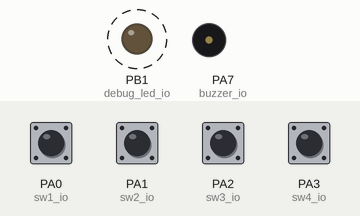
The program below on a simulated ATtiny84, built with avr-gcc and emulated at 8 MHz. Parts: output pins drawn as LEDs (lit = HIGH), buzzer (waves = sounding, pin HIGH). Dashed ring = blinking. The test bench sets the inputs (shaded band); at power-on: PA0 (sw1_io), PA1 (sw2_io), PA2 (sw3_io), PA3 (sw4_io) HIGH. Pins used as bus, display or sensor lines are not drawn.

Above: at 1.2 s.
1.3 s: PA1 (sw2_io) pulled LOW for 1 s
8.4 s: PA3 (sw4_io) pulled LOW for 1 s
12.4 s: PA0 (sw1_io) pulled LOW for 1 s
16.4 s: PA1 (sw2_io) pulled LOW for 1 s
20.4 s: PA2 (sw3_io) pulled LOW for 1 s
Timing chart, 0 to 25.4 s (numbered marks = the images above; inputs shaded):
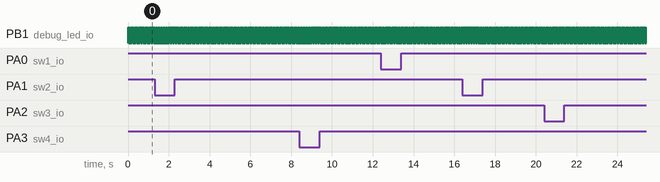

Measured:
- by itself, PB1 (debug_led_io): alternates HIGH for 0.03 s and LOW for 0.03 s

The program:

main.c
```c
// (licence header left out)
/*
 * Function
 * ========
 *
 * The ATtiny84A controls two SSRs (solid-state relays) connected to hydro pumps:
 *   - Circulation pump (CP) - a smaller pump used to cycle water through the system
 *   - Purge pump (PP) - a larger pump used intermittently to force air out of the system
 *
 * In addition, a piezoelectric buzzer is also controlled.
 *
 * Communication between the ATtiny84 and the main controller (ESP32) is via the I2C bus.
 * The ATtiny84A implements an I2C slave, and responds to commands sent by the I2C master (ESP32).
 *
 * Due to limitations of the I2C Slave library, the results of a write must be queried by
 * a separate read transaction. It is not possible to combine a write and a read in a single
 * transaction (e.g. SMBus Read/Write Byte protocol) with this library. Use SMBus Send/Receive Byte
 * protocols instead.
 *
 * Four switches are used to provide a user-accessible interface to the system:
 *
 *   - CP Mode (auto/man)
 *   - CP Man (on/off)
 *   - PP Mode (auto/man)
 *   - PP Man (on/off)
 *
 * Therefore each SSR has two corresponding switches. When the Mode switch for an SSR is in the AUTO
 * position, the ESP32 can request a state change (i.e. turn the SSR on or off) and the ATtiny84A
 * will actuate the change. However if the Mode switch is in the MAN (manual) position, the ATtiny84A
 * will ignore ESP32 requests and use the position of the MAN switch to control the SSR. Therefore the
 * MAN switch provides a manual override of the ESP32 when required.
 *
 * Additionally, a piezoelectric buzzer can be turned on or off.
 *
 * I2C Registers
 * =============
 *
 * See registers.h for detailed description of each supported register.
 *
 * To set the value of a register:
 *   - Send two bytes (register address, register value)
 *
 * To read the value of a register:
 *   - Send one byte (register address),
 *   - Receive read 1 byte
 *
 *
 * ATtiny84 Configuration
 * ======================
 *
 * Clock output on PORTB2 must be disabled (clear Low Fuse bit 6).
 */


#ifndef F_CPU
#  error "F_CPU undefined"
#endif

#include <avr/io.h>
#include <util/delay.h>                // for _delay_ms()
#include <stdbool.h>

#include "registers.h"
#include "usitwislave/usitwislave.h"

#define I2C_ADDRESS 0x44

static uint8_t register_addr = 255;
static uint8_t registers[NUM_REGISTERS] = { 0x00, 0x00 };

// SSR "actual" states
static uint8_t ssr1 = 0;
static uint8_t ssr2 = 0;


// I/O
typedef struct
{
    volatile uint8_t * port;
    uint8_t pin;
} io_t;

const io_t sw1_io = { &PORTA, PA0 };
const io_t sw2_io = { &PORTA, PA1 };
const io_t sw3_io = { &PORTA, PA2 };
const io_t sw4_io = { &PORTA, PA3 };

const io_t ssr1_io = { &PORTB, PB0 };
const io_t ssr2_io = { &PORTB, PB2 };
const io_t buzzer_io = { &PORTA, PA7 };

const io_t debug_led_io = { &PORTB, PB1 };


static void data_callback(uint8_t input_buffer_length, const uint8_t *input_buffer,
                          uint8_t *output_buffer_length, uint8_t *output_buffer);

static void idle_callback(void);


static void blink_led(const io_t * io, int n)
{
    for (int i = 0; i < n; ++i)
    {
        *(io->port) |= 1 << io->pin;
        _delay_ms(100);
        *(io->port) &= ~(1 << io->pin);
        _delay_ms(100);
    }
}

static void data_callback(uint8_t input_buffer_length, const uint8_t *input_buffer,
                          uint8_t *output_buffer_length, uint8_t *output_buffer)
{
    *output_buffer_length = 1;
    output_buffer[0] = 0;

    // support SMBus Send Byte (1 or 2 incoming data bytes) or Receive Byte (0 incoming data byte)
    switch (input_buffer_length)
    {
        case 0:  // read currently addressed register
            //blink_led(&debug_led_io, 1);
            if (register_addr < NUM_REGISTERS)
            {
                *output_buffer_length = 1;
                output_buffer[0] = registers[register_addr];
            }
            break;

        case 1:  // write before read - set ADDR register only
            //blink_led(&debug_led_io, 2);
            register_addr = input_buffer[0];
            if (register_addr < NUM_REGISTERS)
            {
                *output_buffer_length = 1;
                output_buffer[0] = registers[register_addr];
            }
            break;

        case 2:  // write - set command register and addressed register
            //blink_led(&debug_led_io, 3);
            register_addr = input_buffer[0];
            if (register_addr < NUM_REGISTERS)
            {
                // only write to writable registers:
                if (register_addr == REGISTER_CONTROL)
                {
                    registers[register_addr] = input_buffer[1];
                }
                // as a convenience, allow for immediate read-back of selected register
                *output_buffer_length = 1;
                output_buffer[0] = registers[register_addr];
            }
            break;

        default:
            // ignore
            blink_led(&debug_led_io, 4);
            break;
    }
}

static void read_switches(void)
{
    // read switch states from first 4 bits of PINA
    uint8_t switches = PINA & 0x0f;
    registers[REGISTER_STATUS] = switches << 4;

    // manual switches are inverted
    registers[REGISTER_STATUS] ^= REGISTER_STATUS_CP_MAN;
    registers[REGISTER_STATUS] ^= REGISTER_STATUS_PP_MAN;
}

static void calculate_ssr_state(uint8_t * ssr, uint8_t mode, uint8_t control, uint8_t man)
{
    // Calculate SSR actual states
    if ((registers[REGISTER_STATUS] & mode) == REGISTER_STATUS_MODE_AUTO)
    {
        // use the requested control value
        *ssr = (registers[REGISTER_CONTROL] & control) ? 1 : 0;
    }
    else
    {
        // use the manual switch value
        *ssr = (registers[REGISTER_STATUS] & man) ? 1 : 0;
    }
}

static void update_ssr_output(uint8_t * ssr, const io_t * io)
{
    if (*ssr)
    {
        // drive low to turn SSR on
        *(io->port) &= ~(1 << io->pin);
    }
    else
    {
        // drive high to turn SSR off
        *(io->port) |= 1 << io->pin;
    }
}

static void update_buzzer_output(const io_t * io)
{
    if (registers[REGISTER_CONTROL] & REGISTER_CONTROL_BUZZER)
    {
        *(io->port) |= (1 << io->pin);
    }
    else
    {
        *(io->port) &= ~(1 << io->pin);
    }
}

static void update_status_register(uint8_t * ssr, uint8_t status)
{
    if (*ssr)
    {
        registers[REGISTER_STATUS] |= status;
    }
    else
    {
        registers[REGISTER_STATUS] &= ~status;
    }
}

static void idle_callback(void)
{
    static uint32_t count = 0;
    if (++count >= 2000)
    {
        *(debug_led_io.port) ^= (1 << debug_led_io.pin);
        count = 0;
    }

    // TODO: debounce switches
    read_switches();

    calculate_ssr_state(&ssr1, REGISTER_STATUS_CP_MODE, REGISTER_CONTROL_SSR1, REGISTER_STATUS_CP_MAN);
    calculate_ssr_state(&ssr2, REGISTER_STATUS_PP_MODE, REGISTER_CONTROL_SSR2, REGISTER_STATUS_PP_MAN);

    update_ssr_output(&ssr1, &ssr1_io);
    update_ssr_output(&ssr2, &ssr2_io);
    update_buzzer_output(&buzzer_io);

    update_status_register(&ssr1, REGISTER_STATUS_SSR1);
    update_status_register(&ssr2, REGISTER_STATUS_SSR2);
}

static volatile uint8_t * get_ddr(volatile uint8_t * port)
{
    volatile uint8_t * ddr = 0;
    if (port == &PORTA)
    {
         ddr = &DDRA;
    }
    else if (port == &PORTB)
    {
        ddr = &DDRB;
    }
    return ddr;
}

static void init_as_input(const io_t * io, bool enable_pullup)
{
    volatile uint8_t * ddr = get_ddr(io->port);
    *ddr &= ~(1 << io->pin);
    if (enable_pullup)
    {
        *(io->port) |= (1 << io->pin);
    }
    else
    {
        *(io->port) &= ~(1 << io->pin);
    }
}

static void init_as_output(const io_t * io, bool default_value)
{
    volatile uint8_t * ddr = get_ddr(io->port);
    *ddr |= (1 << io->pin);
    if (default_value)
    {
        *(io->port) |= (1 << io->pin);
    }
    else
    {
        *(io->port) &= ~(1 << io->pin);
    }
}

int main(void)
{
    // initialize switches as inputs with pull-ups
    init_as_input(&sw1_io, true);
    init_as_input(&sw2_io, true);
    init_as_input(&sw3_io, true);
    init_as_input(&sw4_io, true);

    // init SSR and buzzer as outputs with default values
    init_as_output(&ssr1_io, 1);
    init_as_output(&ssr2_io, 1);
    init_as_output(&buzzer_io, 0);
    init_as_output(&debug_led_io, 1);

    // start the slave loop
    usi_twi_slave(I2C_ADDRESS, false /*use_sleep*/, data_callback, idle_callback);
}
```

usitwislave.h
```c
#ifndef	_USI_TWI_SLAVE_H_
#define	_USI_TWI_SLAVE_H_

/*	See LICENSE for Copyright etc. */

#include <stdint.h>

enum
{
	USI_TWI_BUFFER_SIZE = 32
};

void		usi_twi_slave(uint8_t slave_address, uint8_t use_sleep,
				void (*data_callback)(uint8_t input_buffer_length, const uint8_t *input_buffer,
				uint8_t *output_buffer_length, uint8_t *output_buffer),
				void (*idle_callback)(void));

void		usi_twi_enable_stats(uint8_t onoff);
uint16_t	usi_twi_stats_start_conditions(void);
uint16_t	usi_twi_stats_stop_conditions(void);
uint16_t	usi_twi_stats_error_conditions(void);
uint16_t	usi_twi_stats_overflow_conditions(void);
uint16_t	usi_twi_stats_local_frames(void);
uint16_t	usi_twi_stats_idle_calls(void);

#endif
```

usitwislave_devices.h
```c
// (licence header left out)
#if		defined(__AVR_ATtiny2313__)
#	define DDR_USI				DDRB
#	define PORT_USI				PORTB
#	define PIN_USI				PINB
#	define PORT_USI_SDA			PB5
#	define PORT_USI_SCL			PB7
#	define PIN_USI_SDA			PINB5
#	define PIN_USI_SCL			PINB7
#	define USI_OVERFLOW_VECTOR	USI_OVERFLOW_vect
#endif

#if		defined(__AVR_ATtiny24__) | \
		defined(__AVR_ATtiny44__) | \
		defined(__AVR_ATtiny84__)
#	define DDR_USI				DDRA
#	define PORT_USI				PORTA
#	define PIN_USI				PINA
#	define PORT_USI_SDA			PA6
#	define PORT_USI_SCL			PA4
#	define PIN_USI_SDA			PINA6
#	define PIN_USI_SCL			PINA4
#	define USI_OVERFLOW_VECTOR	USI_OVF_vect
#endif

#if		defined(__AVR_ATtiny25__) | \
		defined(__AVR_ATtiny45__) | \
		defined(__AVR_ATtiny85__)
#	define DDR_USI				DDRB
#	define PORT_USI				PORTB
#	define PIN_USI				PINB
#	define PORT_USI_SDA			PB0
#	define PORT_USI_SCL			PB2
#	define PIN_USI_SDA			PINB0
#	define PIN_USI_SCL			PINB2
#	define USI_OVERFLOW_VECTOR	USI_OVF_vect
#endif

#if defined(__AVR_ATtiny26__)
#	define DDR_USI				DDRB
#	define PORT_USI				PORTB
#	define PIN_USI				PINB
#	define PORT_USI_SDA			PB0
#	define PORT_USI_SCL			PB2
#	define PIN_USI_SDA			PINB0
#	define PIN_USI_SCL			PINB2
#	define USI_OVERFLOW_VECTOR	USI_OVF_vect
#endif

#if		defined(__AVR_ATtiny261__) | \
		defined(__AVR_ATtiny261a__) | \
		defined(__AVR_ATtiny461__) | \
		defined(__AVR_ATtiny461a__) | \
		defined(__AVR_ATtiny861__) | \
		defined(__AVR_ATtiny861a__)
#	if		defined(USI_ON_PORT_A)
#		define DDR_USI				DDRA
#		define PORT_USI				PORTA
#		define PIN_USI				PINA
#		define PORT_USI_SDA			PA0
#		define PORT_USI_SCL			PA2
#		define PIN_USI_SDA			PINA0
#		define PIN_USI_SCL			PINA2
#	else
#		define DDR_USI				DDRB
#		define PORT_USI				PORTB
#		define PIN_USI				PINB
#		define PORT_USI_SDA			PB0
#		define PORT_USI_SCL			PB2
#		define PIN_USI_SDA			PINB0
#		define PIN_USI_SCL			PINB2
#	endif
#	define USI_OVERFLOW_VECTOR		USI_OVF_vect
#endif

#if		defined(__AVR_ATmega165__) | \
		defined(__AVR_ATmega325__) | \
		defined(__AVR_ATmega3250__) | \
		defined(__AVR_ATmega645__) | \
		defined(__AVR_ATmega6450__) | \
		defined(__AVR_ATmega329__) | \
		defined(__AVR_ATmega3290__)
#	define DDR_USI				DDRE
#	define PORT_USI				PORTE
#	define PIN_USI				PINE
#	define PORT_USI_SDA			PE5
#	define PORT_USI_SCL			PE4
#	define PIN_USI_SDA			PINE5
#	define PIN_USI_SCL			PINE4
#	define USI_OVERFLOW_VECTOR	USI_OVERFLOW_vect
#endif

#if defined(__AVR_ATmega169__)
#	define DDR_USI				DDRE
#	define PORT_USI				PORTE
#	define PIN_USI				PINE
#	define PORT_USI_SDA			PE5
#	define PORT_USI_SCL			PE4
#	define PIN_USI_SDA			PINE5
#	define PIN_USI_SCL			PINE4
#	define USI_OVERFLOW_VECTOR	USI_OVERFLOW_vect
#endif
```

registers.h
```c
// (licence header left out)
/*
 * I2C Registers
 * =============
 *
 * In general, the internal ADDR register is written first to specify the control/status
 * register for following read/write operations.
 *
 *   ADDR register: specifies the address of the target register for subsequent read and write operations.
 *     It is a single byte value. It defaults to 0x00 at power on.
 *
 *   CONTROL register (0x00): provides I2C master control of SSR and buzzer states:
 *     bit 7: reserved
 *     bit 6: reserved
 *     bit 5: reserved
 *     bit 4: set piezoelectric buzzer state (1 = on, 0 = off)
 *     bit 3: reserved
 *     bit 2: reserved
 *     bit 1: set SSR2 state in AUTO mode (1 = on, 0 = off)
 *     bit 0: set SSR1 state in AUTO mode (1 = on, 0 = off)
 *
 *   STATUS register (0x01): provides I2C master monitoring of switch and SSR states
 *     bit 7: read sw4 (PP Man) state (1 = on, 0 = off) on PA3
 *     bit 6: read sw3 (PP Mode) state (1 = manual, 0 = auto) on PA2
 *     bit 5: read sw2 (CP Man) state (1 = on, 0 = off) on PA1
 *     bit 4: read sw1 (CP Mode) state (1 = manual, 0 = auto) on PA0
 *     bit 3: reserved
 *     bit 2: reserved
 *     bit 1: read actual SSR2 state (1 = on, 0 = off)
 *     bit 0: read actual SSR1 state (1 = on, 0 = off)
 */

#ifndef REGISTERS_H
#define REGISTERS_H

#define REGISTER_CONTROL 0x00
#define REGISTER_STATUS  0x01
#define NUM_REGISTERS    2

// Control Register
#define REGISTER_CONTROL_SSR1   (1 << 0)
#define REGISTER_CONTROL_SSR2   (1 << 1)
#define REGISTER_CONTROL_BUZZER (1 << 4)

#define REGISTER_CONTROL_ON     1
#define REGISTER_CONTROL_OFF    0

// Status Register
#define REGISTER_STATUS_SSR1    (1 << 0)
#define REGISTER_STATUS_SSR2    (1 << 1)
#define REGISTER_STATUS_SW1     (1 << 4)    // CP Mode
#define REGISTER_STATUS_SW2     (1 << 5)    // CP Man
#define REGISTER_STATUS_SW3     (1 << 6)    // PP Mode
#define REGISTER_STATUS_SW4     (1 << 7)    // PP Man

#define REGISTER_STATUS_CP_MODE REGISTER_STATUS_SW1
#define REGISTER_STATUS_CP_MAN  REGISTER_STATUS_SW2
#define REGISTER_STATUS_PP_MODE REGISTER_STATUS_SW3
#define REGISTER_STATUS_PP_MAN  REGISTER_STATUS_SW4

#define REGISTER_STATUS_MODE_AUTO   0
#define REGISTER_STATUS_MODE_MANUAL 1
#define REGISTER_STATUS_ON          1
#define REGISTER_STATUS_OFF         0

#endif // REGISTERS_H
```

Source omitted: usitwislave.c (10111 bytes)
